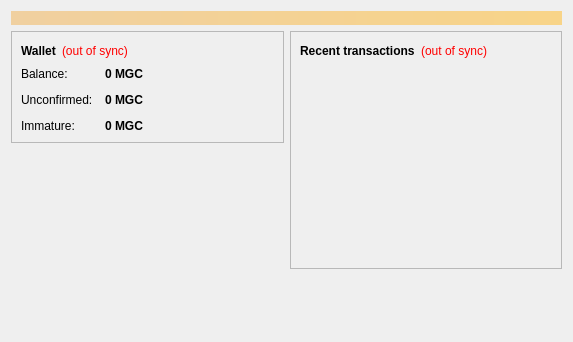
<?xml version="1.0" encoding="UTF-8"?>
<ui version="4.0">
 <class>OverviewPage</class>
 <widget class="QWidget" name="OverviewPage">
  <property name="geometry">
   <rect>
    <x>0</x>
    <y>0</y>
    <width>573</width>
    <height>342</height>
   </rect>
  </property>
  <property name="windowTitle">
   <string>Form</string>
  </property>
  <layout class="QVBoxLayout" name="topLayout">
   <item>
    <widget class="QLabel" name="labelAlerts">
     <property name="visible">
      <bool>false</bool>
     </property>
     <property name="styleSheet">
      <string notr="true">background-color: qlineargradient(x1: 0, y1: 0, x2: 1, y2: 0, stop:0 #F0D0A0, stop:1 #F8D488); color:#000000;</string>
     </property>
     <property name="wordWrap">
      <bool>true</bool>
     </property>
     <property name="margin">
      <number>3</number>
     </property>
    </widget>
   </item>
   <item>
    <layout class="QHBoxLayout" name="horizontalLayout" stretch="1,1">
     <item>
      <layout class="QVBoxLayout" name="verticalLayout_2">
       <item>
        <widget class="QFrame" name="frame">
         <property name="frameShape">
          <enum>QFrame::StyledPanel</enum>
         </property>
         <property name="frameShadow">
          <enum>QFrame::Raised</enum>
         </property>
         <layout class="QVBoxLayout" name="verticalLayout_4">
          <item>
           <layout class="QHBoxLayout" name="horizontalLayout_4">
            <item>
             <widget class="QLabel" name="label_5">
              <property name="font">
               <font>
                <weight>75</weight>
                <bold>true</bold>
               </font>
              </property>
              <property name="text">
               <string>Wallet</string>
              </property>
             </widget>
            </item>
            <item>
             <widget class="QLabel" name="labelWalletStatus">
              <property name="toolTip">
               <string>The displayed information may be out of date. Your wallet automatically synchronizes with the Bitcoin network after a connection is established, but this process has not completed yet.</string>
              </property>
              <property name="styleSheet">
               <string notr="true">QLabel { color: red; }</string>
              </property>
              <property name="text">
               <string notr="true">(out of sync)</string>
              </property>
              <property name="alignment">
               <set>Qt::AlignLeading|Qt::AlignLeft|Qt::AlignVCenter</set>
              </property>
             </widget>
            </item>
            <item>
             <spacer name="horizontalSpacer_2">
              <property name="orientation">
               <enum>Qt::Horizontal</enum>
              </property>
              <property name="sizeHint" stdset="0">
               <size>
                <width>40</width>
                <height>20</height>
               </size>
              </property>
             </spacer>
            </item>
           </layout>
          </item>
          <item>
           <layout class="QFormLayout" name="formLayout_2">
            <property name="fieldGrowthPolicy">
             <enum>QFormLayout::AllNonFixedFieldsGrow</enum>
            </property>
            <property name="horizontalSpacing">
             <number>12</number>
            </property>
            <property name="verticalSpacing">
             <number>12</number>
            </property>
            <item row="0" column="0">
             <widget class="QLabel" name="label">
              <property name="text">
               <string>Balance:</string>
              </property>
             </widget>
            </item>
            <item row="0" column="1">
             <widget class="QLabel" name="labelBalance">
              <property name="font">
               <font>
                <weight>75</weight>
                <bold>true</bold>
               </font>
              </property>
              <property name="cursor">
               <cursorShape>IBeamCursor</cursorShape>
              </property>
              <property name="toolTip">
               <string>Your current balance</string>
              </property>
              <property name="text">
               <string notr="true">0 MGC</string>
              </property>
              <property name="textInteractionFlags">
               <set>Qt::LinksAccessibleByMouse|Qt::TextSelectableByKeyboard|Qt::TextSelectableByMouse</set>
              </property>
             </widget>
            </item>
            <item row="1" column="0">
             <widget class="QLabel" name="label_3">
              <property name="text">
               <string>Unconfirmed:</string>
              </property>
             </widget>
            </item>
            <item row="1" column="1">
             <widget class="QLabel" name="labelUnconfirmed">
              <property name="font">
               <font>
                <weight>75</weight>
                <bold>true</bold>
               </font>
              </property>
              <property name="cursor">
               <cursorShape>IBeamCursor</cursorShape>
              </property>
              <property name="toolTip">
               <string>Total of transactions that have yet to be confirmed, and do not yet count toward the current balance</string>
              </property>
              <property name="text">
               <string notr="true">0 MGC</string>
              </property>
              <property name="textInteractionFlags">
               <set>Qt::LinksAccessibleByMouse|Qt::TextSelectableByKeyboard|Qt::TextSelectableByMouse</set>
              </property>
             </widget>
            </item>
            <item row="2" column="0">
             <widget class="QLabel" name="labelImmatureText">
              <property name="text">
               <string>Immature:</string>
              </property>
             </widget>
            </item>
            <item row="2" column="1">
             <widget class="QLabel" name="labelImmature">
              <property name="font">
               <font>
                <weight>75</weight>
                <bold>true</bold>
               </font>
              </property>
              <property name="toolTip">
               <string>Mined balance that has not yet matured</string>
              </property>
              <property name="text">
               <string notr="true">0 MGC</string>
              </property>
              <property name="textInteractionFlags">
               <set>Qt::LinksAccessibleByMouse|Qt::TextSelectableByKeyboard|Qt::TextSelectableByMouse</set>
              </property>
             </widget>
            </item>
           </layout>
          </item>
         </layout>
        </widget>
       </item>
       <item>
        <spacer name="verticalSpacer">
         <property name="orientation">
          <enum>Qt::Vertical</enum>
         </property>
         <property name="sizeHint" stdset="0">
          <size>
           <width>20</width>
           <height>40</height>
          </size>
         </property>
        </spacer>
       </item>
      </layout>
     </item>
     <item>
      <layout class="QVBoxLayout" name="verticalLayout_3">
       <item>
        <widget class="QFrame" name="frame_2">
         <property name="frameShape">
          <enum>QFrame::StyledPanel</enum>
         </property>
         <property name="frameShadow">
          <enum>QFrame::Raised</enum>
         </property>
         <layout class="QVBoxLayout" name="verticalLayout">
          <item>
           <layout class="QHBoxLayout" name="horizontalLayout_2">
            <item>
             <widget class="QLabel" name="label_4">
              <property name="text">
               <string>&lt;b&gt;Recent transactions&lt;/b&gt;</string>
              </property>
             </widget>
            </item>
            <item>
             <widget class="QLabel" name="labelTransactionsStatus">
              <property name="toolTip">
               <string>The displayed information may be out of date. Your wallet automatically synchronizes with the Bitcoin network after a connection is established, but this process has not completed yet.</string>
              </property>
              <property name="styleSheet">
               <string notr="true">QLabel { color: red; }</string>
              </property>
              <property name="text">
               <string notr="true">(out of sync)</string>
              </property>
              <property name="alignment">
               <set>Qt::AlignRight|Qt::AlignTrailing|Qt::AlignVCenter</set>
              </property>
             </widget>
            </item>
            <item>
             <spacer name="horizontalSpacer">
              <property name="orientation">
               <enum>Qt::Horizontal</enum>
              </property>
              <property name="sizeHint" stdset="0">
               <size>
                <width>40</width>
                <height>20</height>
               </size>
              </property>
             </spacer>
            </item>
           </layout>
          </item>
          <item>
           <widget class="QListView" name="listTransactions">
            <property name="styleSheet">
             <string notr="true">QListView { background: transparent; }</string>
            </property>
            <property name="frameShape">
             <enum>QFrame::NoFrame</enum>
            </property>
            <property name="verticalScrollBarPolicy">
             <enum>Qt::ScrollBarAlwaysOff</enum>
            </property>
            <property name="horizontalScrollBarPolicy">
             <enum>Qt::ScrollBarAlwaysOff</enum>
            </property>
            <property name="selectionMode">
             <enum>QAbstractItemView::NoSelection</enum>
            </property>
           </widget>
          </item>
         </layout>
        </widget>
       </item>
       <item>
        <spacer name="verticalSpacer_2">
         <property name="orientation">
          <enum>Qt::Vertical</enum>
         </property>
         <property name="sizeHint" stdset="0">
          <size>
           <width>20</width>
           <height>40</height>
          </size>
         </property>
        </spacer>
       </item>
      </layout>
     </item>
    </layout>
   </item>
  </layout>
 </widget>
 <resources/>
 <connections/>
</ui>
